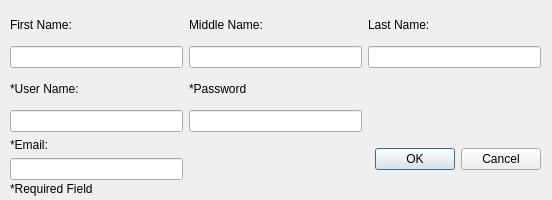
<?xml version="1.0" encoding="UTF-8"?>
<ui version="4.0">
 <class>NewUserDialog</class>
 <widget class="QDialog" name="NewUserDialog">
  <property name="geometry">
   <rect>
    <x>0</x>
    <y>0</y>
    <width>552</width>
    <height>200</height>
   </rect>
  </property>
  <property name="windowTitle">
   <string>New User</string>
  </property>
  <widget class="QWidget" name="gridLayoutWidget">
   <property name="geometry">
    <rect>
     <x>10</x>
     <y>10</y>
     <width>531</width>
     <height>170</height>
    </rect>
   </property>
   <layout class="QGridLayout" name="gridLayout">
    <item row="0" column="1">
     <layout class="QVBoxLayout" name="verticalLayout_2">
      <item>
       <widget class="QLabel" name="middleNameLabel">
        <property name="text">
         <string>Middle Name:</string>
        </property>
        <property name="alignment">
         <set>Qt::AlignLeading|Qt::AlignLeft|Qt::AlignVCenter</set>
        </property>
        <property name="buddy">
         <cstring>middleNameEdit</cstring>
        </property>
       </widget>
      </item>
      <item>
       <widget class="QLineEdit" name="middleNameEdit"/>
      </item>
     </layout>
    </item>
    <item row="0" column="0">
     <layout class="QVBoxLayout" name="verticalLayout">
      <item>
       <widget class="QLabel" name="firstNameLabel">
        <property name="text">
         <string>First Name:</string>
        </property>
        <property name="alignment">
         <set>Qt::AlignLeading|Qt::AlignLeft|Qt::AlignVCenter</set>
        </property>
        <property name="buddy">
         <cstring>firstNameLabel</cstring>
        </property>
       </widget>
      </item>
      <item>
       <widget class="QLineEdit" name="firstNameEdit"/>
      </item>
     </layout>
    </item>
    <item row="0" column="2">
     <layout class="QVBoxLayout" name="verticalLayout_3">
      <item>
       <widget class="QLabel" name="lastNameLabel">
        <property name="text">
         <string>Last Name:</string>
        </property>
        <property name="alignment">
         <set>Qt::AlignLeading|Qt::AlignLeft|Qt::AlignVCenter</set>
        </property>
        <property name="buddy">
         <cstring>lastNameEdit</cstring>
        </property>
       </widget>
      </item>
      <item>
       <widget class="QLineEdit" name="lastNameEdit"/>
      </item>
     </layout>
    </item>
    <item row="1" column="1">
     <layout class="QVBoxLayout" name="verticalLayout_5">
      <item>
       <widget class="QLabel" name="passwordLabel">
        <property name="text">
         <string>*Password</string>
        </property>
        <property name="buddy">
         <cstring>passwordEdit</cstring>
        </property>
       </widget>
      </item>
      <item>
       <widget class="QLineEdit" name="passwordEdit"/>
      </item>
     </layout>
    </item>
    <item row="1" column="0">
     <layout class="QVBoxLayout" name="verticalLayout_4">
      <item>
       <widget class="QLabel" name="userLabel">
        <property name="autoFillBackground">
         <bool>false</bool>
        </property>
        <property name="frameShape">
         <enum>QFrame::NoFrame</enum>
        </property>
        <property name="text">
         <string>*User Name:</string>
        </property>
        <property name="buddy">
         <cstring>userNameEdit</cstring>
        </property>
       </widget>
      </item>
      <item>
       <widget class="QLineEdit" name="userNameEdit"/>
      </item>
     </layout>
    </item>
    <item row="2" column="0">
     <layout class="QVBoxLayout" name="verticalLayout_6">
      <item>
       <widget class="QLabel" name="emailLabel">
        <property name="text">
         <string>*Email:</string>
        </property>
        <property name="buddy">
         <cstring>emailEdit</cstring>
        </property>
       </widget>
      </item>
      <item>
       <widget class="QLineEdit" name="emailEdit"/>
      </item>
     </layout>
    </item>
    <item row="2" column="2">
     <widget class="QDialogButtonBox" name="buttonBox">
      <property name="orientation">
       <enum>Qt::Horizontal</enum>
      </property>
      <property name="standardButtons">
       <set>QDialogButtonBox::Cancel|QDialogButtonBox::Ok</set>
      </property>
     </widget>
    </item>
   </layout>
  </widget>
  <widget class="QLabel" name="label">
   <property name="geometry">
    <rect>
     <x>10</x>
     <y>180</y>
     <width>101</width>
     <height>17</height>
    </rect>
   </property>
   <property name="text">
    <string>*Required Field</string>
   </property>
  </widget>
 </widget>
 <resources/>
 <connections>
  <connection>
   <sender>buttonBox</sender>
   <signal>accepted()</signal>
   <receiver>NewUserDialog</receiver>
   <slot>accept()</slot>
   <hints>
    <hint type="sourcelabel">
     <x>248</x>
     <y>254</y>
    </hint>
    <hint type="destinationlabel">
     <x>157</x>
     <y>274</y>
    </hint>
   </hints>
  </connection>
  <connection>
   <sender>buttonBox</sender>
   <signal>rejected()</signal>
   <receiver>NewUserDialog</receiver>
   <slot>reject()</slot>
   <hints>
    <hint type="sourcelabel">
     <x>316</x>
     <y>260</y>
    </hint>
    <hint type="destinationlabel">
     <x>286</x>
     <y>274</y>
    </hint>
   </hints>
  </connection>
 </connections>
</ui>
